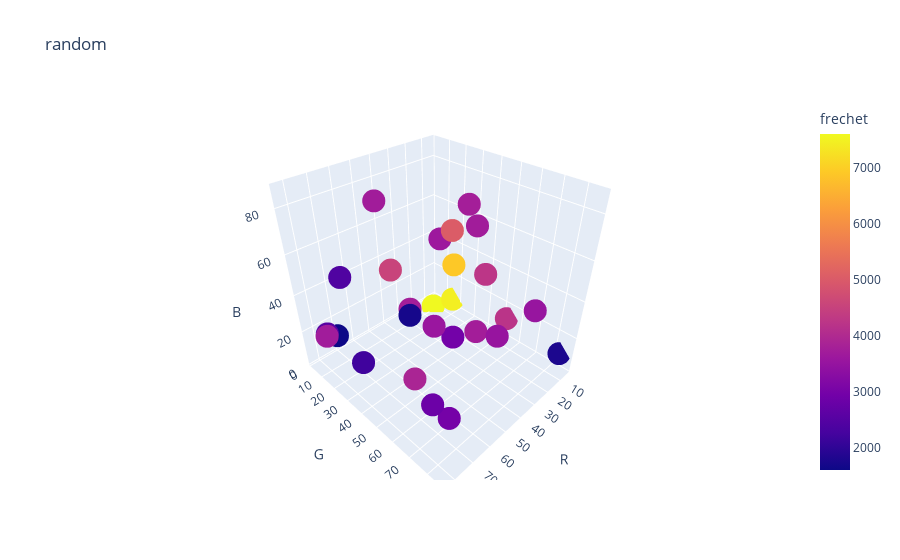

The cell this chart's notebook holds for it:
### Code cell
px.scatter_3d(random_df, x='R', y='G', z='B', color='frechet', title='random')

### Figure 1 — Plotly figure (JSON) as saved in the notebook; plotly's stock layout.template omitted (floating-point values rounded to 4 significant figures)
{"data": [{"hovertemplate": "R=%{x}<br>G=%{y}<br>B=%{z}<br>frechet=%{marker.color}<extra></extra>", "legendgroup": "", "marker": {"color": [3537.0, 3897, 1608, 2844.0, 5042.0, 1711, 3710.0, 3756, 2983.0, 4210.0, 2210, 3704, 7612.0, 7464.0, 2959.0, 3762.0, 2528, 3635.0, 4549, 3714.0, 1789.0, 6911.0, 3575.0, 2422, 3530.0, 3744.0, 4251.0], "coloraxis": "coloraxis", "symbol": "circle"}, "mode": "markers", "name": "", "scene": "scene", "showlegend": false, "type": "scatter3d", "x": [37, 83, 70, 74, 47, 54, 38, 41, 67, 6, 74, 82, 14, 5, 53, 28, 76, 21, 37, 47, 5, 75, 72, 70, 46, 34, 12], "y": [86, 72, 2, 71, 54, 37, 58, 22, 73, 53, 28, 15, 10, 16, 61, 45, 4, 22, 4, 9, 83, 81, 70, 12, 77, 57, 43], "z": [53, 42, 10, 21, 77, 33, 77, 21, 9, 13, 13, 25, 2, 5, 35, 78, 16, 51, 33, 74, 9, 87, 57, 48, 41, 24, 37]}], "layout": {"coloraxis": {"colorbar": {"title": {"text": "frechet"}}, "colorscale": [[0, "#0d0887"], [0.1111, "#46039f"], [0.2222, "#7201a8"], [0.3333, "#9c179e"], [0.4444, "#bd3786"], [0.5556, "#d8576b"], [0.6667, "#ed7953"], [0.7778, "#fb9f3a"], [0.8889, "#fdca26"], [1, "#f0f921"]]}, "legend": {"tracegroupgap": 0}, "scene": {"domain": {"x": [0, 1], "y": [0, 1]}, "xaxis": {"title": {"text": "R"}}, "yaxis": {"title": {"text": "G"}}, "zaxis": {"title": {"text": "B"}}}, "title": {"text": "random"}}}
